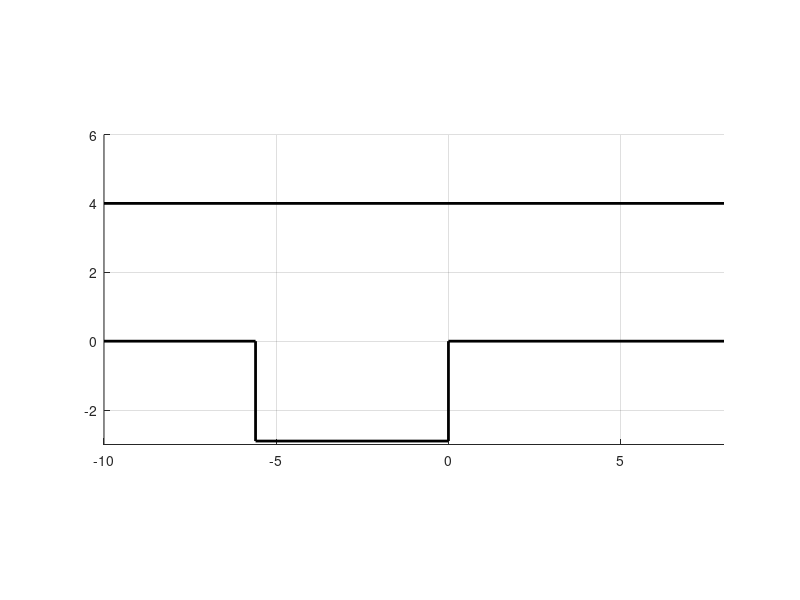

Write the MATLAB code that produced this figure. (Note: this script raises an error after producing the figure.)
clear; close all; clc

veh.LF = 3.55;
veh.LB = 0.9;
veh.W = 1.98;
veh.RMin = 5;
veh.Rfo = sqrt((veh.RMin + 0.5 * veh.W) ^ 2 + veh.LF ^ 2);
veh.Color = 'g';
veh.LineWidth = 0.01;
disc_dist = 0.1;
margin = 0.1;

MAX_TIMES = 1000;

bound_x = 6;
bound_y = 4;
bounds = [bound_x, bound_y];
xmax = 8;
xmin = -10;
ymax = 6;
ymin = -3;

lot.W = 2.9;
lot.L = 5.6;
axis equal;
hold on;grid on;
xlim([xmin xmax])
ylim([ymin ymax])
plot([xmin, xmax], [bound_y, bound_y], 'k', 'LineWidth', 2)
plot([xmin, -lot.L, -lot.L, 0, 0, xmax], [0, 0, -lot.W, -lot.W, 0, 0], 'k', 'LineWidth', 2)

start = WayPoint(-3.2, 1.6, -0.1);
plot(start.X, start.Y, 'ro')
goal = WayPoint(-veh.LF - 0.5 * (lot.L - veh.LF -veh.LB), -0.5 * lot.W, 0.0);
plot(goal.X, goal.Y, 'ro')

theta_fac = atan(0.5 * veh.W / veh.LF);
theta_rac = atan(0.5 * veh.W / veh.LB);

obst_right = Point(0, 0);
obst_left = Point(-lot.L, 0);
obsts = [obst_right, obst_left];
%% ==== once gear shift ===========
if lot.L > veh.LB + margin + sqrt((veh.Rfo + margin) ^ 2 - (veh.RMin - 0.5 * lot.W) ^ 2)
    [status, length1, kappa1, length2, length3, kappa3, length4] = OnceOrTwiceGearShift(start, goal, obsts, bounds, veh, margin);
    if status
        [x, y, theta] = WayPointsOnClothoid(start.X, start.Y, start.Theta, kappa1, 0, length1, floor(abs(length1) / disc_dist), false);
        VehicleAnimation(x, y, theta, veh);
        middle_pose1 = CalcStopPointByLength(start, kappa1, length1);
        plot(middle_pose1.X, middle_pose1.Y, 'ro');
        [x, y, theta] = WayPointsOnClothoid(middle_pose1.X, middle_pose1.Y, middle_pose1.Theta, 0.0, 0, length2, floor(abs(length2) / disc_dist), false);
        VehicleAnimation(x, y, theta, veh);
        middle_pose2 = CalcStopPointByLength(middle_pose1, 0.0, length2);
        plot(middle_pose2.X, middle_pose2.Y, 'ro');
        [x, y, theta] = WayPointsOnClothoid(middle_pose2.X, middle_pose2.Y, middle_pose2.Theta, kappa3, 0, length3, floor(abs(length3) / disc_dist), false);
        VehicleAnimation(x, y, theta, veh);
        if length4 > 0.0
            end_pose = CalcStopPointByLength(middle_pose2, kappa3, length3);
            plot(end_pose.X, end_pose.Y, 'ro'); 
            [x, y, theta] = WayPointsOnClothoid(end_pose.X, end_pose.Y, end_pose.Theta, 0, 0, length4, floor(abs(length4) / disc_dist), false);
            [vehx, vehy] = VehicleAnimation(x, y, theta, veh);
            plot(vehx, vehy, 'k', 'LineWidth', 1.5)
        end
        return;
    end
    %% ======== more times gear shift (PSO) ============
    D = 3;
    K = 50;
    N = 40;
    LIMIT_X = [obst_right.X, 0.5 * veh.W + margin, 0.0; 
        obst_right.X + 0.5 * (veh.LF + veh.LB), 0.5 * veh.W + veh.RMin - veh.Rfo - margin + bound_y, 0.3];
    LIMIT_V = [-0.05, -0.05, -0.01; 0.05, 0.05, 0.01];
    c0 = 1.5;
    min_w = 1.2; max_w = 1.6;
    plot([LIMIT_X(1, 1), LIMIT_X(2, 1), LIMIT_X(2, 1), LIMIT_X(1, 1), LIMIT_X(1, 1)], ...
        [LIMIT_X(1, 2), LIMIT_X(1, 2), LIMIT_X(2, 2), LIMIT_X(2, 2), LIMIT_X(1, 2)], 'r--')

    x = zeros(N, D);
    v = zeros(N, D);
    p_best = zeros(N, D); % 个体粒子最优位置
    % g_best = zeros(1, D); % 群体例子最优位置
    g_best = [obst_right.X + 0.25 * (veh.LF + veh.LB), obst_right.Y + 1.5 * veh.W + margin, 0.0]; % TODO: calculate by vehicle parameters
    for n = 1 : N
        for d = 1 : D
            x(n, d) = LIMIT_X(1, d) + rand * (LIMIT_X(2, d) - LIMIT_X(1, d));
            v(n, d) = LIMIT_V(1, d) + rand * (LIMIT_V(2, d) - LIMIT_V(1, d));
        end
        p_best(n, :) = x(n, :);
    end

    gbest_fitness = KeyPoseFitness(start, goal, WayPoint(g_best(1), g_best(2), g_best(3)), obsts, bounds, veh, margin);
    for k = 1 : K
        c1 = 1.5 + sin(0.5 * pi * (1.0 - 2.0 * k / K));
        c2 = 1.5 + sin(0.5 * pi * (2.0 * k / K - 1.0));
        w = max_w - (max_w - min_w) * k / K;
        last_gbest_fitness = gbest_fitness;
        for n = 1 : N
            % 更新速度(核心公式)
            temp_v = w * v(n, :) + c1 * rand * (p_best(n, :) - x(n, :)) + c2 * rand * (g_best - x(n, :));
            % 速度限制
            v(n, :) = max(min(temp_v, LIMIT_V(2, :)), LIMIT_V(1, :));
            % 更新位置
            temp_x = x(n, :) + v(n, :);
            % 位置限制
            x(n, :) = max(min(temp_x, LIMIT_X(2, :)), LIMIT_X(1, :));
            % 更新p_best和g_best
            if KeyPoseFitness(start, goal, WayPoint(x(n, 1), x(n, 2), x(n, 3)), obsts, bounds, veh, margin) > ...
                    KeyPoseFitness(start, goal, WayPoint(p_best(n, 1), p_best(n, 2), p_best(n, 3)), obsts, bounds, veh, margin)
                p_best(n, :) = x(n, :);
            end
            pbest_fitness = KeyPoseFitness(start, goal, WayPoint(p_best(n, 1), p_best(n, 2), p_best(n, 3)), obsts, bounds, veh, margin);
            if pbest_fitness > gbest_fitness              
                g_best(1, :) = p_best(n, :);
                gbest_fitness = pbest_fitness;
            end
        end
        if abs(gbest_fitness - last_gbest_fitness) < 0.01 && gbest_fitness > 0
           break; 
        end
    end
    key_pose = WayPoint(g_best(1), g_best(2), g_best(3))
    % key_pose = WayPoint(-2.3, 0.7, 0.5); % TODO: calculate by vehicle parameters
    
    [cost, length1, kappa1, length2, kappa2, length3, kappa3, length4, length5, kappa5, length6] = ...
        KeyPoseFitness(start, goal, key_pose, obsts, bounds, veh, margin);
    paths = [length1, kappa1;
        length2, kappa2;
        length3, kappa3;
        length4, 0.0;
        length5, kappa5;
        length6, 0.0];
    if cost > 0.0
        start_pose = start;
        for i = 1 : size(paths, 1)
            plot(start_pose.X, start_pose.Y, 'ro');
            [x, y, theta] = WayPointsOnClothoid(start_pose.X, start_pose.Y, start_pose.Theta, paths(i, 2), 0, paths(i, 1), floor(abs(paths(i, 1)) / disc_dist), false);
            [vehx, vehy] = VehicleAnimation(x, y, theta, veh);
            start_pose = CalcStopPointByLength(start_pose, paths(i, 2), paths(i, 1));
        end
        plot(vehx, vehy, 'k', 'LineWidth', 1.5)
    end
else
    length1 = goal.X - obst_left.X - veh.LB - margin;
    target_length = length1;
    left = 0.0; right = length1;
    while abs(left - right) > 0.01
        if CheckCollision(WayPoint(goal.X - target_length, goal.Y, goal.Theta), obst_right, veh, margin)
            left = target_length;
        else
            right = target_length;
        end
        target_length = 0.5 * (left + right);
    end
    paths = [-target_length, 0.0];
    forward_start_pose = CalcStopPointByLength(goal, paths(1, 2), paths(1, 1));
    while CheckCollision(forward_start_pose, obst_right, veh, margin)
        [status, theta] = CalcForwardMaxThetaByObst(forward_start_pose, veh, obst_right, margin);
        if status
            paths(size(paths, 1) + 1, :) = [veh.RMin * theta, 1.0 / veh.RMin];
            backward_start_pose = CalcStopPointByLength(forward_start_pose, paths(end, 2), paths(end, 1));
        else
            break;
        end
        [status1, theta1] = CalcBackwardMaxThetaByLotLength(backward_start_pose, veh, lot, margin);
        [status2, theta2] = CalcBackwardMaxThetaByLotWidth(backward_start_pose, veh, lot, margin);
        if status1 && status2
            theta = min(theta1, theta2);
            paths(size(paths, 1) + 1, :) = [-veh.RMin * theta, -1.0 / veh.RMin];
            forward_start_pose = CalcStopPointByLength(backward_start_pose, paths(end, 2), paths(end, 1));
        else
            break;
        end
    end
    
    %% ======== more times gear shift (PSO) ============
    D = 4;
    K = 50;
    N = 40;
    LIMIT_X = [obst_right.X, 0.5 * veh.W + margin, 0.0, forward_start_pose.Theta; 
        obst_right.X + 0.5 * (veh.LF + veh.LB), 0.5 * veh.W + veh.RMin - veh.Rfo - margin + bound_y, 0.3, 0.9];
    LIMIT_V = [-0.05, -0.05, -0.01, -0.01; 0.05, 0.05, 0.01, 0.01];
    c0 = 1.5;
    min_w = 1.2; max_w = 1.6;
    plot([LIMIT_X(1, 1), LIMIT_X(2, 1), LIMIT_X(2, 1), LIMIT_X(1, 1), LIMIT_X(1, 1)], ...
        [LIMIT_X(1, 2), LIMIT_X(1, 2), LIMIT_X(2, 2), LIMIT_X(2, 2), LIMIT_X(1, 2)], 'r--')

    x = zeros(N, D);
    v = zeros(N, D);
    p_best = zeros(N, D); % 个体粒子最优位置
    % g_best = zeros(1, D); % 群体例子最优位置
    g_best = [obst_right.X + 0.25 * (veh.LF + veh.LB), obst_right.Y + 1.5 * veh.W + margin, 0.0, 0.8]; % TODO: calculate by vehicle parameters
    for n = 1 : N
        for d = 1 : D
            x(n, d) = LIMIT_X(1, d) + rand * (LIMIT_X(2, d) - LIMIT_X(1, d));
            v(n, d) = LIMIT_V(1, d) + rand * (LIMIT_V(2, d) - LIMIT_V(1, d));
        end
        p_best(n, :) = x(n, :);
    end

    gbest_fitness = InLotPoseFitness(start, forward_start_pose, g_best, obsts, bounds, veh, margin);
    for k = 1 : K
        c1 = 1.5 + sin(0.5 * pi * (1.0 - 2.0 * k / K));
        c2 = 1.5 + sin(0.5 * pi * (2.0 * k / K - 1.0));
        w = max_w - (max_w - min_w) * k / K;
        last_gbest_fitness = gbest_fitness;
        for n = 1 : N
            % 更新速度(核心公式)
            temp_v = w * v(n, :) + c1 * rand * (p_best(n, :) - x(n, :)) + c2 * rand * (g_best - x(n, :));
            % 速度限制
            v(n, :) = max(min(temp_v, LIMIT_V(2, :)), LIMIT_V(1, :));
            % 更新位置
            temp_x = x(n, :) + v(n, :);
            % 位置限制
            x(n, :) = max(min(temp_x, LIMIT_X(2, :)), LIMIT_X(1, :));
            % 更新p_best和g_best
            if InLotPoseFitness(start, forward_start_pose, x(n, :), obsts, bounds, veh, margin) > ...
                    InLotPoseFitness(start, forward_start_pose, p_best(n, :), obsts, bounds, veh, margin)
                p_best(n, :) = x(n, :);
            end
            pbest_fitness = InLotPoseFitness(start, forward_start_pose, p_best(n, :), obsts, bounds, veh, margin);
            if pbest_fitness > gbest_fitness              
                g_best(1, :) = p_best(n, :);
                gbest_fitness = pbest_fitness;
            end
        end
        if abs(gbest_fitness - last_gbest_fitness) < 0.01 && gbest_fitness > 0
           break; 
        end
    end
    
    [cost, length1, kappa1, length2, kappa2, length3, kappa3, length4, kappa4] = ...
        InLotPoseFitness(start, forward_start_pose, g_best, obsts, bounds, veh, margin);
    
    paths(size(paths, 1) + 1, :) = [veh.RMin * (g_best(1, 4) - forward_start_pose.Theta), 1.0 / veh.RMin];
    paths(size(paths, 1) + 1, :) = [-length4, kappa4];
    paths(size(paths, 1) + 1, :) = [-length3, kappa3];
    paths(size(paths, 1) + 1, :) = [-length2, kappa2];
    paths(size(paths, 1) + 1, :) = [-length1, kappa1];
    
    ori_paths = paths;
    for i = 1 : size(ori_paths, 1)
        paths(size(ori_paths, 1) - i + 1, 1) = -ori_paths(i, 1);
        paths(size(ori_paths, 1) - i + 1, 2) = ori_paths(i, 2);
    end 
    
    start_pose = start;
    for i = 1 : size(paths, 1)
        plot(start_pose.X, start_pose.Y, 'ro');
        [x, y, theta] = WayPointsOnClothoid(start_pose.X, start_pose.Y, start_pose.Theta, paths(i, 2), 0, paths(i, 1), floor(abs(paths(i, 1)) / disc_dist), false);
        [vehx, vehy] = VehicleAnimation(x, y, theta, veh);
        start_pose = CalcStopPointByLength(start_pose, paths(i, 2), paths(i, 1));
    end
    plot(vehx, vehy, 'k', 'LineWidth', 1.5)
end

function [cost, length1, kappa1, length2, kappa2, length3, kappa3, length4, kappa4] = ...
        InLotPoseFitness(start_pose, forward_start_pose, xn, obsts, bounds, veh, margin)
    obst_right = obsts(1); %obst_left = obsts(2);
    bound_y = bounds(2); bound_x = bounds(1); 
    
    length1 = 0.0; kappa1 = 0.0; 
    length2 = 0.0; kappa2 = 0.0; 
    length3 = 0.0; kappa3 = 0.0;
    length4 = 0.0; kappa4 = 0.0;
    
    goal_pose = CalcStopPointByLength(forward_start_pose, 1.0 / veh.RMin, (xn(1, 4) - forward_start_pose.Theta) * veh.RMin);
    key_pose = WayPoint(xn(1, 1), xn(1, 2), xn(1, 3));
    vfl_start = AxisLocalToGlobal(key_pose, WayPoint(veh.LF, 0.5 * veh.W, 0.0));
    vfr_start = AxisLocalToGlobal(key_pose, WayPoint(veh.LF, -0.5 * veh.W, 0.0));
    vrr_start = AxisLocalToGlobal(key_pose, WayPoint(-veh.LB, -0.5 * veh.W, 0.0));
    if bound_y - vfl_start.Y > margin
        cost = 0;
    else
        cost = -1;
        return;
    end
    if vrr_start.X > obst_right.X
        if vrr_start.Y - obst_right.Y > margin
%             cost = 0;
        else
            cost = -1;
            return;
        end
    else
        a = [obst_right.X - vrr_start.X, obst_right.Y - vrr_start.Y];
        b = [vfr_start.X - vrr_start.X, vfr_start.Y - vrr_start.Y];
        if (a(1) * b(2) - a(2) * b(1)) / (veh.LB + veh.LF) > margin
%             cost = 0;
        else
            cost = -1;
            return;
        end
    end
    
    [ls, ll1, ll2, lk2] = LineCircle(start_pose, key_pose, veh);
    if ls
        [cs, cl1, ck1, cl2, ck2] = CircleCircle(start_pose, key_pose, veh);
        if cs && abs(cl1) + abs(cl2) < abs(ll1) + abs(ll2)
            length1 = cl1;
            kappa1 = ck1;
            length2 = cl2;
            kappa2 = ck2;
        else
            length1 = ll1;
            kappa1 = 0.0;
            length2 = ll2;
            kappa2 = lk2;
        end
    else
        [cs, length1, kappa1, length2, kappa2] = CircleCircle(start_pose, key_pose, veh);
    end
    
    if ls || cs
        middle_pose3 = CalcStopPointByLength(start_pose, kappa1, length1);
        vfl_mp3 = AxisLocalToGlobal(middle_pose3, WayPoint(veh.LF, 0.5 * veh.W, 0));
        vfr_mp3 = AxisLocalToGlobal(middle_pose3, WayPoint(veh.LF, -0.5 * veh.W, 0));
        if bound_x - vfl_mp3.X < margin || bound_y - vfl_mp3.Y < margin || ...
                bound_x - vfr_mp3.X < margin || vfr_mp3.Y - obst_right.Y < margin
            cost = -1;
            return;
        end
    else
        cost = -1;
        return;
    end
    
    [status, length3, kappa3, length4] = CircleLine(key_pose, goal_pose, veh);

    if status
        center2 = CalcCenterPoint(key_pose, 1.0 / kappa3);
        Rfo = sqrt((1.0 / abs(kappa3) + 0.5 * veh.W) ^ 2 + veh.LF ^ 2);
        if CalcDistance(center2, obst_right) + margin < veh.RMin - 0.5 * veh.W && ...
                (center2.Y + Rfo + margin < bound_y || key_pose.Theta + atan(0.5 * veh.W / veh.LF) > 0.5 * pi)

        else
            cost = -1;
            return;
        end
    else
        cost = -1;
        return;
    end
    cost = cost + 10.0 / (abs(length1) + abs(length2) + abs(length3) + abs(length4));
end

function [status, theta] = CalcForwardMaxThetaByObst(start_pose, veh, obst, margin)
    theta = 0.5; theta0 = 0.0;
    times = 1; MAX_TIMES = 1000;
    while norm(theta - theta0) > 0.001 && times < MAX_TIMES
        theta0 = theta;
        end_pose_theta = start_pose.Theta + theta0;
        f = start_pose.X + 2.0 * veh.RMin * sin(0.5 * theta0) * cos(start_pose.Theta + 0.5 * theta0) + veh.LF * cos(end_pose_theta) + 0.5 * veh.W * sin(end_pose_theta) - (obst.X - margin);
        df = veh.RMin * cos(end_pose_theta) - veh.LB * sin(end_pose_theta) + 0.5 * veh.W * cos(end_pose_theta);
        if abs(df) < 1e-12
            times = MAX_TIMES;
            break;
        end
        theta = theta0 - f / df;
        times = times + 1;
    end
    status = times < MAX_TIMES;
end

function [status, theta] = CalcBackwardMaxThetaByLotLength(start_pose, veh, lot, margin)
    theta = 0.5; theta0 = 0.0;
    times = 1; MAX_TIMES = 1000;
    while norm(theta - theta0) > 0.001 && times < MAX_TIMES
        theta0 = theta;
        end_pose_theta = start_pose.Theta + theta0;
        f = start_pose.X - 2.0 * veh.RMin * sin(0.5 * theta0) * cos(start_pose.Theta + 0.5 * theta0) - veh.LB * cos(end_pose_theta) - 0.5 * veh.W * sin(end_pose_theta) - (-lot.L + margin);
        df = -veh.RMin * cos(end_pose_theta) + veh.LB * sin(end_pose_theta) - 0.5 * veh.W * cos(end_pose_theta);
        if abs(df) < 1e-12
            times = MAX_TIMES;
            break;
        end
        theta = theta0 - f / df;
        times = times + 1;
    end
    status = times < MAX_TIMES;
end

function [status, theta] = CalcBackwardMaxThetaByLotWidth(start_pose, veh, lot, margin)
    theta = 0.5; theta0 = 0.0;
    times = 1; MAX_TIMES = 1000;
    while norm(theta - theta0) > 0.001 && times < MAX_TIMES
        theta0 = theta;
        end_pose_theta = start_pose.Theta + theta0;
        f = start_pose.Y - 2.0 * veh.RMin * sin(0.5 * theta0) * sin(start_pose.Theta + 0.5 * theta0) - veh.LB * sin(end_pose_theta) - 0.5 * veh.W * cos(end_pose_theta) - (-lot.W + margin);
        df = -veh.RMin * sin(end_pose_theta) - veh.LB * cos(end_pose_theta) + 0.5 * veh.W * sin(end_pose_theta);
        if abs(df) < 1e-12
            times = MAX_TIMES;
            break;
        end
        theta = theta0 - f / df;
        times = times + 1;
    end
    status = times < MAX_TIMES;
end

function collision = CheckCollision(start_pose, obst_right, veh, margin)
   collision = (start_pose.X - veh.RMin * sin(start_pose.Theta) - obst_right.X) ^ 2 + ...
       (start_pose.Y + veh.RMin * cos(start_pose.Theta) - obst_right.Y) ^ 2 < (veh.Rfo + margin) ^ 2;
end

function [status, length1, kappa1, length2, length3, kappa3, length4] = OnceOrTwiceGearShift(start_pose, goal_pose, obsts, bounds, veh, margin)
    status = false;
    length1 = 0.0; kappa1 = 0.0; 
    length2 = 0.0; 
    length3 = 0.0; kappa3 = 0.0; 
    length4 = 0.0;
    obst_right = obsts(1); obst_left = obsts(2); bound_y = bounds(2);
    center1 = CalcCenterPoint(start_pose, -veh.RMin);
    if CalcDistance(center1, obst_right) + margin < veh.RMin - 0.5 * veh.W && ...
            (center1.Y + veh.Rfo + margin < bound_y || start_pose.Theta + atan(0.5 * veh.W / veh.LF) > 0.5 * pi)
        min_end_pose_x = obst_left.X + veh.LB + margin;
        max_end_pose_x = obst_right.X - veh.LF - margin;
        end_pose_x_offset_step = 0.1;
        back_step_count = ceil((goal_pose.X - min_end_pose_x) / end_pose_x_offset_step);
        for_step_count = floor((max_end_pose_x - goal_pose.X) / end_pose_x_offset_step);
        end_pose_x_offsets = [0.0, end_pose_x_offset_step * (1 : for_step_count), -end_pose_x_offset_step * (1 : back_step_count)];
        for i = 1 : (1 + for_step_count + back_step_count)
            end_pose = WayPoint(goal_pose.X + end_pose_x_offsets(i), goal_pose.Y, goal_pose.Theta);
            center2 = CalcCenterPoint(end_pose, veh.RMin);
            if CalcDistance(center2, obst_right) > veh.Rfo + margin
                [status, length1, kappa1, length2, length3, kappa3] = CircleLineCircle(start_pose, end_pose, veh);
                if status
                    middle_pose2 = CalcStopPointByLength(end_pose, kappa3, -length3);
                    vfr_mp2 = AxisLocalToGlobal(middle_pose2, WayPoint(veh.LF, -0.5 * veh.W, 0.0));
                    [line_start, line_end] = ExtendVectorByWayPoint(vfr_mp2);
                    if CalcPoint2LineDist(obst_right, line_start, line_end) > margin
                        length4 = goal_pose.X - end_pose.X;
                        break;
                    end
                end
            end
        end
    end
end

function [cost, length1, kappa1, length2, kappa2, length3, kappa3, length4, length5, kappa5, length6] = ...
        KeyPoseFitness(start_pose, goal_pose, key_pose, obsts, bounds, veh, margin)
    obst_right = obsts(1); obst_left = obsts(2);
    bound_y = bounds(2); bound_x = bounds(1); 
    
    length1 = 0.0; kappa1 = 0.0; 
    length2 = 0.0; kappa2 = 0.0; 
    length3 = 0.0; kappa3 = 0.0;
    length4 = 0.0;
    length5 = 0.0; kappa5 = 0.0;
    length6 = 0.0; 
    
    vfl_start = AxisLocalToGlobal(key_pose, WayPoint(veh.LF, 0.5 * veh.W, 0.0));
    vfr_start = AxisLocalToGlobal(key_pose, WayPoint(veh.LF, -0.5 * veh.W, 0.0));
    vrr_start = AxisLocalToGlobal(key_pose, WayPoint(-veh.LB, -0.5 * veh.W, 0.0));
    if bound_y - vfl_start.Y > margin
        cost = 0;
    else
        cost = -1;
        return;
    end
    if vrr_start.X > obst_right.X
        if vrr_start.Y - obst_right.Y > margin
%             cost = 0;
        else
            cost = -1;
            return;
        end
    else
        a = [obst_right.X - vrr_start.X, obst_right.Y - vrr_start.Y];
        b = [vfr_start.X - vrr_start.X, vfr_start.Y - vrr_start.Y];
        if (a(1) * b(2) - a(2) * b(1)) / (veh.LB + veh.LF) > margin
%             cost = 0;
        else
            cost = -1;
        end
    end
    
    center2 = CalcCenterPoint(key_pose, -veh.RMin);
    if CalcDistance(center2, obst_right) + margin < veh.RMin - 0.5 * veh.W && ...
            (center2.Y + veh.Rfo + margin < bound_y || key_pose.Theta + atan(0.5 * veh.W / veh.LF) > 0.5 * pi)
        
    else
        cost = -1;
        return;
    end
    
    bfound = false;
    min_end_pose_x = obst_left.X + veh.LB + margin;
    max_end_pose_x = obst_right.X - veh.LF - margin;
    end_pose_x_offset_step = 0.1;
    back_step_count = ceil((goal_pose.X - min_end_pose_x) / end_pose_x_offset_step);
    for_step_count = floor((max_end_pose_x - goal_pose.X) / end_pose_x_offset_step);
    end_pose_x_offsets = [0.0, end_pose_x_offset_step * (1 : for_step_count), -end_pose_x_offset_step * (1 : back_step_count)];
    
    for i = 1 : (1 + for_step_count + back_step_count)
        end_pose = WayPoint(goal_pose.X + end_pose_x_offsets(i), goal_pose.Y, goal_pose.Theta);
        center1 = CalcCenterPoint(end_pose, veh.RMin);
        if CalcDistance(center1, obst_right) > veh.Rfo + margin
            [status, length1, kappa1, length2, kappa2, length3, kappa3, length4, length5, kappa5] = ...
                    LineOrCircleCircleLineCircle(start_pose, end_pose, key_pose, veh);
            if status
                middle_pose1 = CalcStopPointByLength(end_pose, kappa5, -length5);
                vfr_mp1 = AxisLocalToGlobal(middle_pose1, WayPoint(veh.LF, -0.5 * veh.W, 0.0));
                [line_start, line_end] = ExtendVectorByWayPoint(vfr_mp1);
                if CalcPoint2LineDist(obst_right, line_start, line_end) > margin
                    length6 = goal_pose.X - end_pose.X;
                    bfound = true;
                    break;
                end
            end
        end
    end

    if bfound
        middle_pose3 = CalcStopPointByLength(start_pose, kappa1, length1);
        vfl_mp3 = AxisLocalToGlobal(middle_pose3, WayPoint(veh.LF, 0.5 * veh.W, 0));
        vfr_mp3 = AxisLocalToGlobal(middle_pose3, WayPoint(veh.LF, -0.5 * veh.W, 0));
        if bound_x - vfl_mp3.X < margin || bound_y - vfl_mp3.Y < margin || ...
                bound_x - vfr_mp3.X < margin || vfr_mp3.Y - obst_right.Y < margin
            cost = -1;
            return;
        end
    else
        cost = -1;
        return;
    end
    cost = cost + 10.0 / (abs(length1) + abs(length2) + abs(length3) + abs(length4) + abs(length5) + abs(length6));
end

function [status, length1, kappa1, length2, kappa2, length3, kappa3, length4, length5, kappa5] = ...
        LineOrCircleCircleLineCircle(start_pose, goal_pose, key_pose, veh)
    
    [ls, ll1, ll2, lk2] = LineCircle(start_pose, key_pose, veh);
    if ls
        [cs, cl1, ck1, cl2, ck2] = CircleCircle(start_pose, key_pose, veh);
        if cs && abs(cl1) + abs(cl2) < abs(ll1) + abs(ll2)
            length1 = cl1;
            kappa1 = ck1;
            length2 = cl2;
            kappa2 = ck2;
        else
            length1 = ll1;
            kappa1 = 0.0;
            length2 = ll2;
            kappa2 = lk2;
        end
    else
        [cs, length1, kappa1, length2, kappa2] = CircleCircle(start_pose, key_pose, veh);
    end
    
    if ls || cs
        [status, length3, kappa3, length4, length5, kappa5] = CircleLineCircle(key_pose, goal_pose, veh);
    else
        status = false;
        length3 = 0;
        kappa3 = 0;
        length4 = 0;
        length5 = 0;
        kappa5 = 0;
    end
end

function [status, length1, kappa1, length2, length3, kappa3] = CircleLineCircle(start_pose, goal_pose, veh)
    x = (start_pose.X - goal_pose.X) / veh.RMin;
    y = (start_pose.Y - goal_pose.Y) / veh.RMin;
    phi = mod2pi(start_pose.Theta - goal_pose.Theta);
    [isok, t, u, v] = LpSpRp(x, y, phi);
    if isok
        kappa1 = -1.0 / veh.RMin;
        length1 = v / kappa1;
        length2 = -u * veh.RMin;
        kappa3 = 1.0 / veh.RMin;
        length3 = -t / kappa3;
        status = true;
    else
        kappa1 = 0.0;
        length1 = 0.0;
        length2 = 0.0;
        kappa3 = 0.0;
        length3 = 0.0;
        status = false;
    end
end

function v = mod2pi(x)
    v = rem(x, 2 * pi); % sign(v) same as sign(x)
    if v < -pi
        v = v + 2 * pi;
    elseif v > pi
        v = v - 2 * pi;
    end
end